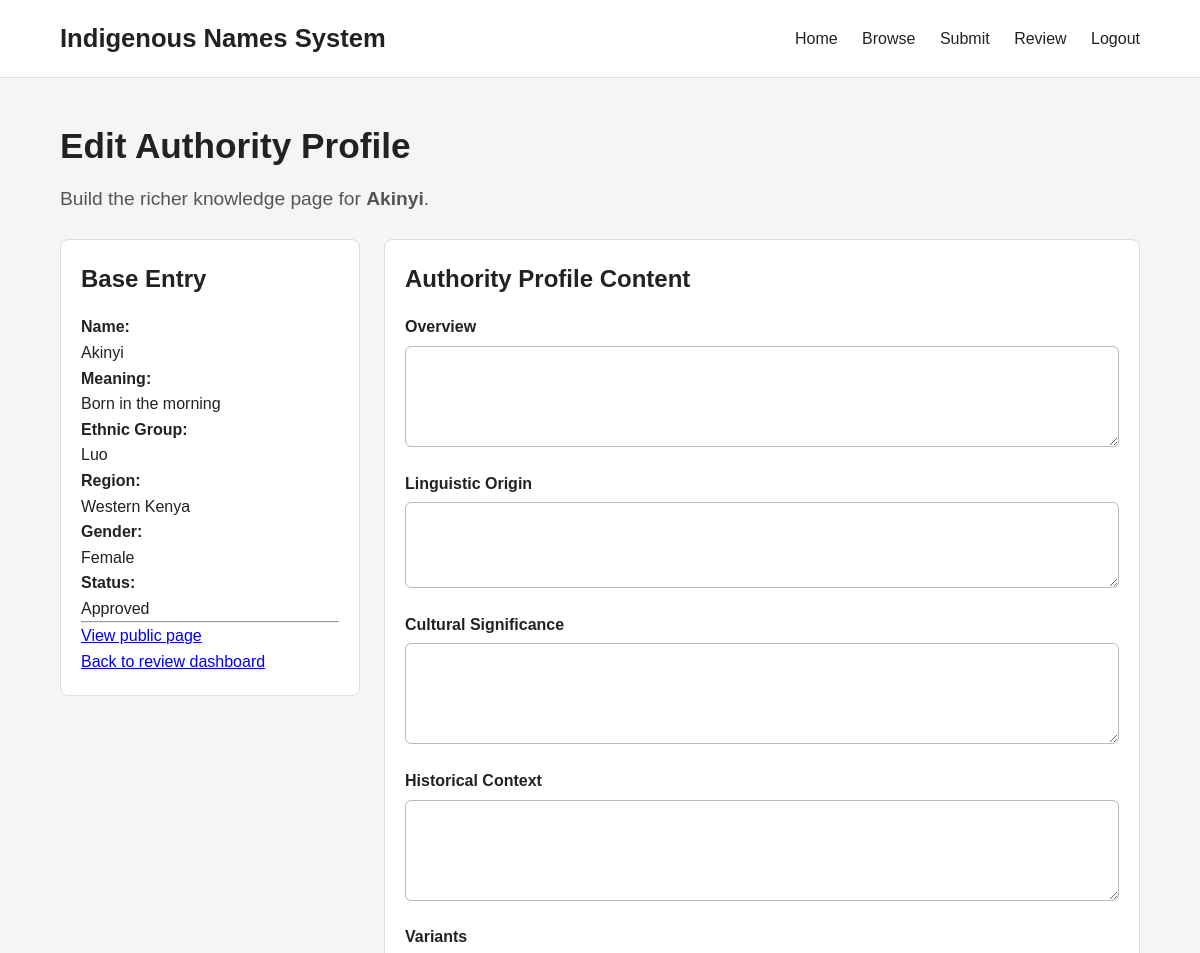
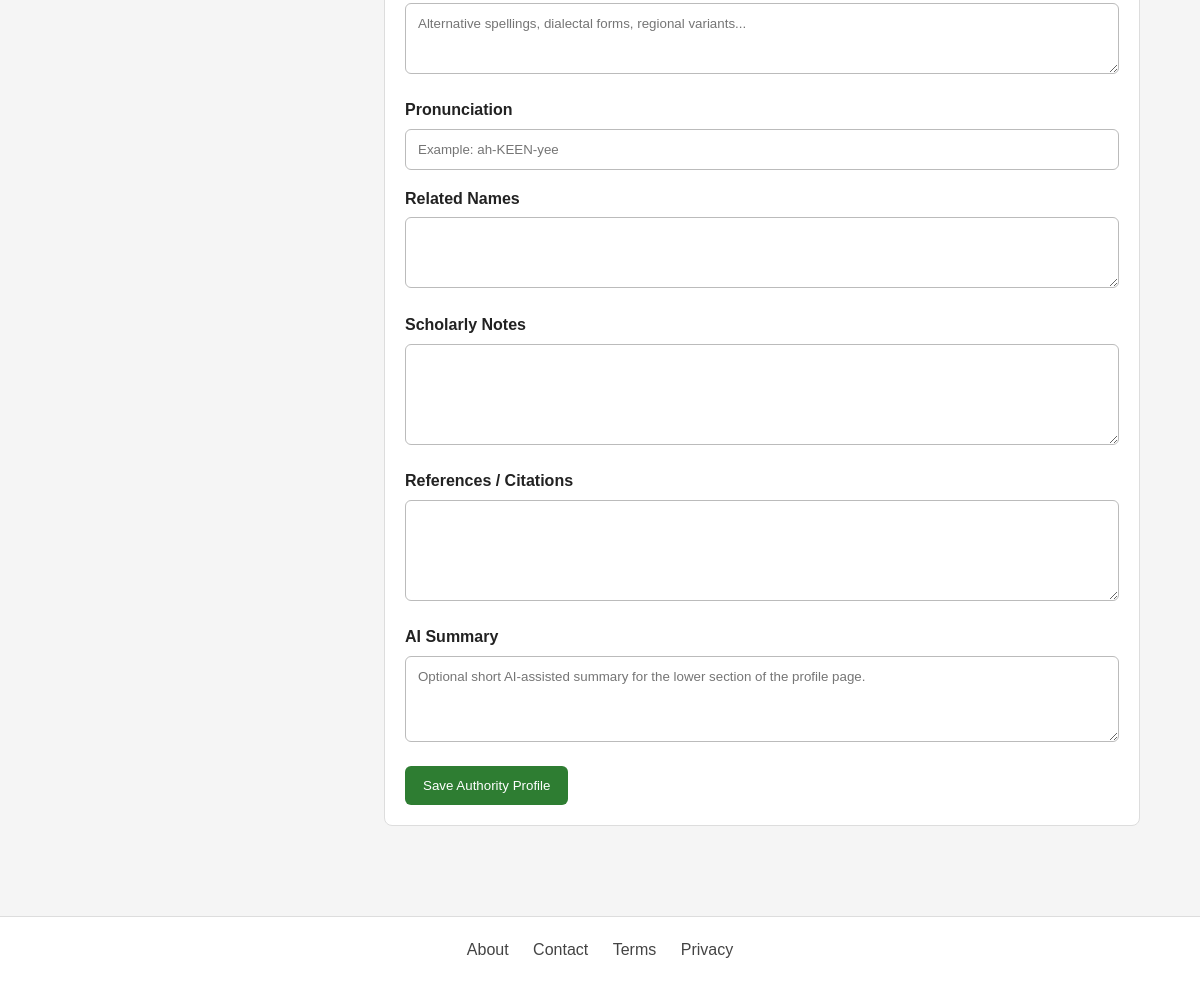
The app's page /edit-profile.php?entry_id=1 (signed in) with its own data (2 pictures, top to bottom).
### tables this page shows
CREATE TABLE IF NOT EXISTS name_entries (
    id INT AUTO_INCREMENT PRIMARY KEY,
    name VARCHAR(150) NOT NULL,
    meaning TEXT NOT NULL,
    ethnic_group VARCHAR(150) NOT NULL,
    region VARCHAR(150) DEFAULT NULL,
    gender ENUM('male', 'female', 'unisex', 'other') DEFAULT 'unisex',
    naming_context VARCHAR(255) DEFAULT NULL,
    cultural_explanation TEXT,
    sources TEXT,
    status ENUM('pending', 'approved', 'rejected') NOT NULL DEFAULT 'pending',
    created_by INT DEFAULT NULL,
    created_at TIMESTAMP DEFAULT CURRENT_TIMESTAMP,
    updated_at TIMESTAMP DEFAULT CURRENT_TIMESTAMP ON UPDATE CURRENT_TIMESTAMP,
    CONSTRAINT fk_name_entries_user
        FOREIGN KEY (created_by) REFERENCES users(id)
        ON DELETE SET NULL
);

### public/edit-profile.php (the view, shortened to what this page needs)
<?php
require_once __DIR__ . '/../includes/db.php';
$entryId = isset($_GET['entry_id']) ? (int)$_GET['entry_id'] : 0;
    ?>
    <?php
$entryStmt = $pdo->prepare("
    SELECT id, name, meaning, ethnic_group, region, gender, naming_context,
           cultural_explanation, sources, status
    FROM name_entries
    WHERE id = :id
    LIMIT 1
");
$entryStmt->execute([':id' => $entryId]);
$entry = $entryStmt->fetch();
    ?>
    <?php
$profileStmt = $pdo->prepare("
    SELECT id, overview, linguistic_origin, cultural_significance,
           historical_context, variants, pronunciation, related_names,
           scholarly_notes, references_text, ai_summary, updated_at
    FROM name_profiles
    WHERE entry_id = :entry_id
    LIMIT 1
");
$profileStmt->execute([':entry_id' => $entryId]);
$profile = $profileStmt->fetch();
$formData = [
    'overview' => $profile['overview'] ?? '',
    'linguistic_origin' => $profile['linguistic_origin'] ?? '',
    'cultural_significance' => $profile['cultural_significance'] ?? '',
    'historical_context' => $profile['historical_context'] ?? '',
    'variants' => $profile['variants'] ?? '',
    'pronunciation' => $profile['pronunciation'] ?? '',
    'related_names' => $profile['related_names'] ?? '',
    'scholarly_notes' => $profile['scholarly_notes'] ?? '',
    'references_text' => $profile['references_text'] ?? '',
    'ai_summary' => $profile['ai_summary'] ?? '',
];
require_once __DIR__ . '/../includes/header.php';
?>
<main class="container page-section">
    <section class="detail-hero">
        <h1>Edit Authority Profile</h1>
        <p class="detail-meaning">
            Build the richer knowledge page for <strong><?= htmlspecialchars($entry['name']) ?></strong>.
        </p>
    </section>
    <div class="review-layout">
        <aside class="review-sidebar detail-card">
            <h2>Base Entry</h2>
            <p><strong>Name:</strong><br><?= htmlspecialchars($entry['name']) ?></p>
            <p><strong>Meaning:</strong><br><?= htmlspecialchars($entry['meaning']) ?></p>
            <p><strong>Ethnic Group:</strong><br><?= htmlspecialchars($entry['ethnic_group']) ?></p>
            <p><strong>Region:</strong><br><?= htmlspecialchars($entry['region'] ?: 'Not specified') ?></p>
            <p><strong>Gender:</strong><br><?= htmlspecialchars(ucfirst($entry['gender'])) ?></p>
            <p><strong>Status:</strong><br><?= htmlspecialchars(ucfirst($entry['status'])) ?></p>
            <hr>
            <p>
                <a href="name.php?id=<?= (int)$entry['id'] ?>">View public page</a>
            </p>
            <p>
                <a href="admin-review.php?id=<?= (int)$entry['id'] ?>">Back to review dashboard</a>
            </p>
        </aside>
        <section class="review-main">
            <div class="detail-card">
                <h2>Authority Profile Content</h2>
                <form method="post" action="edit-profile.php?entry_id=<?= (int)$entry['id'] ?>">
                    <div class="form-group">
                        <label for="overview">Overview</label>
                        <textarea id="overview" name="overview" rows="5"><?= htmlspecialchars($formData['overview']) ?></textarea>
                    </div>
                    <div class="form-group">
                        <label for="linguistic_origin">Linguistic Origin</label>
                        <textarea id="linguistic_origin" name="linguistic_origin" rows="4"><?= htmlspecialchars($formData['linguistic_origin']) ?></textarea>
                    </div>
                    <div class="form-group">
                        <label for="cultural_significance">Cultural Significance</label>
                        <textarea id="cultural_significance" name="cultural_significance" rows="5"><?= htmlspecialchars($formData['cultural_significance']) ?></textarea>
                    </div>
                    <div class="form-group">
                        <label for="historical_context">Historical Context</label>
                        <textarea id="historical_context" name="historical_context" rows="5"><?= htmlspecialchars($formData['historical_context']) ?></textarea>
                    </div>
                    <div class="form-group">
                        <label for="variants">Variants</label>
                        <textarea id="variants" name="variants" rows="3" placeholder="Alternative spellings, dialectal forms, regional variants..."><?= htmlspecialchars($formData['variants']) ?></textarea>
                    </div>
                    <div class="form-group">
                        <label for="pronunciation">Pronunciation</label>
                        <input
                            type="text"
                            id="pronunciation"
                            name="pronunciation"
                            value="<?= htmlspecialchars($formData['pronunciation']) ?>"
                            maxlength="255"
                            placeholder="Example: ah-KEEN-yee"
                        >
                    </div>
                    <div class="form-group">
                        <label for="related_names">Related Names</label>
                        <textarea id="related_names" name="related_names" rows="3"><?= htmlspecialchars($formData['related_names']) ?></textarea>
                    </div>
                    <div class="form-group">
                        <label for="scholarly_notes">Scholarly Notes</label>
                        <textarea id="scholarly_notes" name="scholarly_notes" rows="5"><?= htmlspecialchars($formData['scholarly_notes']) ?></textarea>
                    </div>
                    <div class="form-group">
                        <label for="references_text">References / Citations</label>
                        <textarea id="references_text" name="references_text" rows="5"><?= htmlspecialchars($formData['references_text']) ?></textarea>
                    </div>
                    <div class="form-group">
                        <label for="ai_summary">AI Summary</label>
                        <textarea id="ai_summary" name="ai_summary" rows="4" placeholder="Optional short AI-assisted summary for the lower section of the profile page."><?= htmlspecialchars($formData['ai_summary']) ?></textarea>
                    </div>
                    <div class="review-actions">
                        <button type="submit" class="btn-approve">Save Authority Profile</button>
                    </div>
                </form>
            </div>
        </section>
    </div>
</main>
<?php require_once __DIR__ . '/../includes/footer.php'; ?>

### public/assets/css/style.css (style rules this page uses)
* { box-sizing: border-box; margin: 0; padding: 0; font-family: Arial, sans-serif; }
body { background: #f5f5f5; color: #222; line-height: 1.6; }
.container { width: 90%; max-width: 1100px; margin: 0 auto; }
.page-section { padding: 40px 0; }
.filters-panel, .results-panel, .detail-card { background: #fff; border: 1px solid #ddd; border-radius: 8px; padding: 20px; }
.form-group { margin-bottom: 16px; }
.form-group label { display: block; font-weight: bold; margin-bottom: 6px; }
.form-group input, .form-group select, .form-group textarea { width: 100%; padding: 12px; border: 1px solid #bbb; border-radius: 6px; background: #fff; }
.detail-hero { margin-bottom: 24px; }
.detail-hero h1 { font-size: 2.2rem; margin-bottom: 10px; }
.detail-meaning { font-size: 1.2rem; color: #555; }
.detail-card h2, .detail-card h3 { margin-bottom: 10px; }
.review-layout { display: grid; grid-template-columns: 300px 1fr; gap: 24px; align-items: start; }
.review-sidebar h2, .review-main h2 { margin-bottom: 16px; }
.review-actions { display: flex; gap: 12px; flex-wrap: wrap; margin-top: 14px; }
.review-actions button { padding: 12px 18px; border: none; border-radius: 6px; color: #fff; cursor: pointer; }
.btn-approve { background: #2e7d32; }

### records on screen
name_entries: name "Akinyi", meaning "Born in the morning", ethnic_group "Luo", region "Western Kenya", gender "Female", status "Approved"
